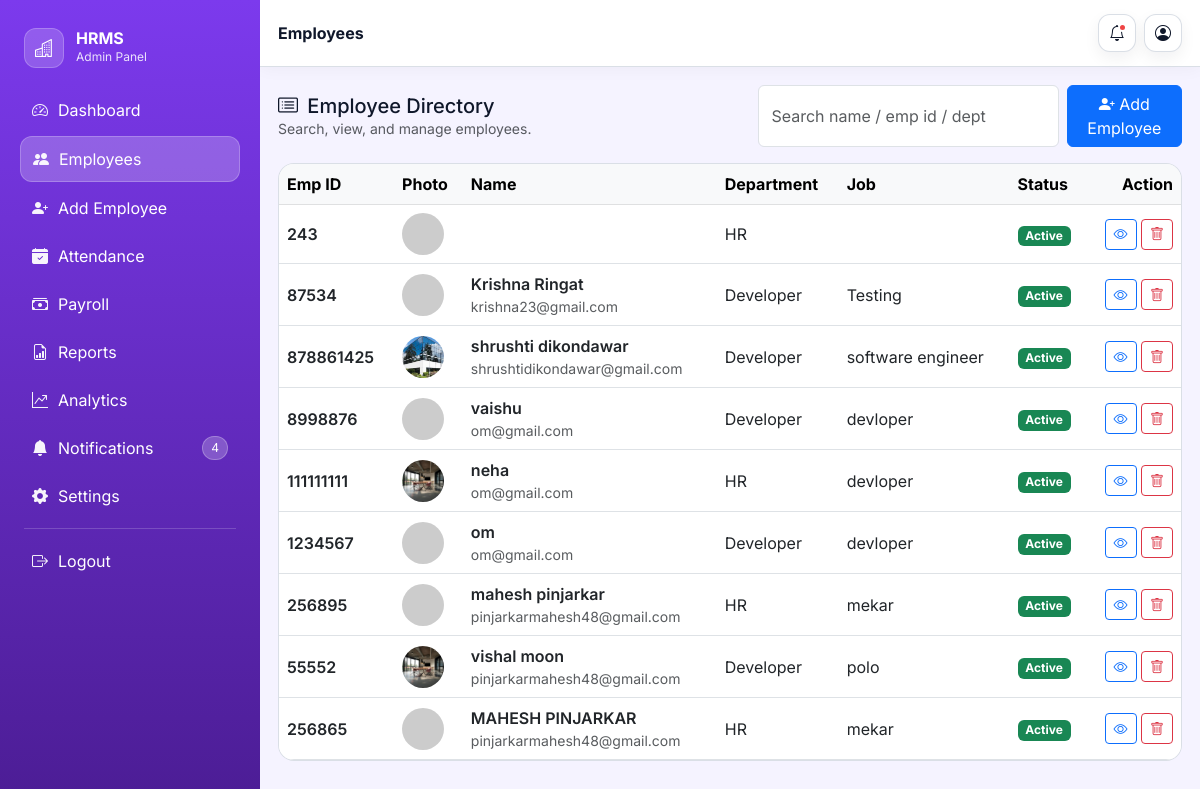
Page /employees (signed in) on the committed database.
### tables this page shows
CREATE TABLE employees (
        id INTEGER PRIMARY KEY AUTOINCREMENT,
        emp_id TEXT,
        name TEXT,
        dob TEXT,
        gender TEXT,
        job_title TEXT,
        department TEXT,
        joining_date TEXT,
        employment_type TEXT,
        manager TEXT,
        location TEXT,
        email TEXT,
        phone TEXT,
        emergency TEXT,
        status TEXT,
        kyc TEXT,
        profile TEXT
    );

### app.py (the view)
@app.route("/employees")
@login_required
def employees():
    conn = sqlite3.connect(DB_PATH)
    cursor = conn.cursor()
    cursor.execute("SELECT * FROM employees ORDER BY id DESC")
    data = cursor.fetchall()
    conn.close()
    return render_template("employees.html", employees=data)

### app.py (called while the page is built)
def login_required(view):
    @wraps(view)
    def wrapped(*args, **kwargs):
        if 'admin' not in session:
            return redirect(url_for("login"))
        return view(*args, **kwargs)
    return wrapped

@app.context_processor
def inject_theme():
    data = {"theme": session.get("theme", "Purple")}
    if 'admin' in session:
        try:
            conn = sqlite3.connect(DB_PATH)
            cursor = conn.cursor()
            cursor.execute("SELECT COUNT(*) FROM notifications WHERE status='unread'")
            data["notif_count"] = cursor.fetchone()[0]
            conn.close()
        except Exception:
            data["notif_count"] = 0
    return data

### templates/employees.html (shortened to what this page needs)
{% extends "base.html" %}
{% set title = "Employees - HRMS" %}
{% set page_title = "Employees" %}
{% set active_page = "employees" %}
{% block content %}
  <div class="d-flex flex-wrap gap-2 align-items-center justify-content-between mb-3">
    <div>
      <div class="h5 mb-0"><i class="bi bi-card-list me-1"></i> Employee Directory</div>
      <div class="text-muted small">Search, view, and manage employees.</div>
    </div>
    <div class="d-flex gap-2">
      <input id="empSearch" class="form-control" style="min-width:240px" placeholder="Search name / emp id / dept">
      <a class="btn btn-primary" href="{{ url_for('add_employee') }}">
        <i class="bi bi-person-plus-fill"></i> Add Employee
      </a>
    </div>
  </div>
  <div class="panel p-0 rounded-4 overflow-hidden">
    <div class="table-responsive">
      <table class="table table-hover align-middle mb-0" id="empTable">
        <thead class="table-light">
          <tr>
            <th>Emp ID</th>
            <th>Photo</th>
            <th>Name</th>
            <th>Department</th>
            <th>Job</th>
            <th>Status</th>
            <th class="text-end">Action</th>
          </tr>
        </thead>
        <tbody>
          {% for emp in employees %}
            <tr>
              <td class="fw-semibold">{{ emp[1] }}</td>
              <td>
                {% if emp[16] %}
                  <img src="/static/uploads/{{ emp[16] }}" style="width:42px;height:42px;border-radius:50%;object-fit:cover;">
                {% else %}
                  <img src="https://via.placeholder.com/42" style="width:42px;height:42px;border-radius:50%;object-fit:cover;">
                {% endif %}
              </td>
              <td>
                <div class="fw-semibold">{{ emp[2] }}</div>
                <div class="text-muted small">{{ emp[11] }}</div>
              </td>
              <td>{{ emp[6] }}</td>
              <td>{{ emp[5] }}</td>
              <td>
                {% if emp[14] == 'Active' %}
                  <span class="badge text-bg-success">Active</span>
                {% else %}
                  <span class="badge text-bg-secondary">{{ emp[14] }}</span>
                {% endif %}
              </td>
              <td class="text-end">
                <a href="/employee/{{ emp[0] }}" class="btn btn-sm btn-outline-primary">
                  <i class="bi bi-eye"></i>
                </a>
                <a href="/delete/{{ emp[0] }}" class="btn btn-sm btn-outline-danger"
                   onclick="return confirm('Are you sure you want to delete this employee?')">
                  <i class="bi bi-trash"></i>
                </a>
              </td>
            </tr>
          {% else %}
            <tr>
              <td colspan="7" class="text-center text-muted py-4">No employees found.</td>
            </tr>
          {% endfor %}
        </tbody>
      </table>
    </div>
  </div>
{% endblock %}

### templates/base.html (shortened to what this page needs)
<!doctype html>
<html lang="en">
<head>
  <link href="https://cdn.jsdelivr.net/npm/bootstrap@5.3.0/dist/css/bootstrap.min.css" rel="stylesheet">
  <link href="https://cdn.jsdelivr.net/npm/bootstrap-icons/font/bootstrap-icons.css" rel="stylesheet">
  <link href="{{ url_for('static', filename='css/app.css') }}" rel="stylesheet">
</head>
<body class="theme-{{ (theme or 'purple')|lower }}">
  <div class="app-shell">
    <aside class="sidebar" id="sidebar">
      <div class="sidebar-brand">
        <div class="brand-icon"><i class="bi bi-buildings"></i></div>
        <div class="brand-text">
          <div class="brand-title">HRMS</div>
          <div class="brand-subtitle">Admin Panel</div>
        </div>
      </div>
      <nav class="sidebar-nav">
        <a class="nav-link {% if active_page=='dashboard' %}active{% endif %}" href="{{ url_for('dashboard') }}">
          <i class="bi bi-speedometer2"></i> Dashboard
        </a>
        <a class="nav-link {% if active_page=='employees' %}active{% endif %}" href="{{ url_for('employees') }}">
          <i class="bi bi-people-fill"></i> Employees
        </a>
        <a class="nav-link {% if active_page=='add_employee' %}active{% endif %}" href="{{ url_for('add_employee') }}">
          <i class="bi bi-person-plus-fill"></i> Add Employee
        </a>
        <a class="nav-link {% if active_page=='attendance' %}active{% endif %}" href="{{ url_for('attendance') }}">
          <i class="bi bi-calendar-check-fill"></i> Attendance
        </a>
        <a class="nav-link {% if active_page=='payroll' %}active{% endif %}" href="{{ url_for('payroll') }}">
          <i class="bi bi-cash-stack"></i> Payroll
        </a>
        <a class="nav-link {% if active_page=='reports' %}active{% endif %}" href="{{ url_for('reports') }}">
          <i class="bi bi-file-earmark-bar-graph"></i> Reports
        </a>
        <a class="nav-link {% if active_page=='analytics' %}active{% endif %}" href="{{ url_for('analytics') }}">
          <i class="bi bi-graph-up-arrow"></i> Analytics
        </a>
        <a class="nav-link {% if active_page=='notifications' %}active{% endif %}" href="{{ url_for('notifications') }}">
          <i class="bi bi-bell-fill"></i> Notifications
          {% if notif_count and notif_count > 0 %}
            <span class="pill">{{ notif_count }}</span>
          {% endif %}
        </a>
        <a class="nav-link {% if active_page=='settings' %}active{% endif %}" href="{{ url_for('settings') }}">
          <i class="bi bi-gear-fill"></i> Settings
        </a>
        <div class="nav-divider"></div>
        <a class="nav-link" href="{{ url_for('logout') }}">
          <i class="bi bi-box-arrow-right"></i> Logout
        </a>
      </nav>
    </aside>
    <div class="main">
      <header class="topbar">
        <div class="topbar-title">
          {% if page_title %}{{ page_title }}{% else %}HRMS{% endif %}
        </div>
        <div class="topbar-actions">
          <a class="icon-btn" href="{{ url_for('notifications') }}" title="Notifications">
            <i class="bi bi-bell"></i>
            {% if notif_count and notif_count > 0 %}
              <span class="badge-dot"></span>
            {% endif %}
          </a>
          <a class="icon-btn" href="{{ url_for('settings') }}" title="Profile / Settings">
            <i class="bi bi-person-circle"></i>
          </a>
        </div>
      </header>
      <main class="content">
        {% block content %}{% endblock %}
      </main>
    </div>
  </div>
</body>
</html>

### static/css/app.css (style rules this page uses)
:root { --bg: #f5f3ff; --surface: #ffffff; --muted: #64748b; --text: #0f172a; --border: rgba(148,163,184,.35); --primary: #7c3aed; --primary-2: #5b21b6; --shadow: 0 10px 25px rgba(15, 23, 42, 0.08); }
body { font-family: Inter, "Segoe UI", system-ui, -apple-system, Arial, sans-serif; background: var(--bg); color: var(--text); }
.theme-purple { --bg:#f5f3ff; --surface:#ffffff; --text:#0f172a; --primary:#7c3aed; --primary-2:#4c1d95; }
.app-shell { display:flex; min-height:100vh; }
.sidebar { width:260px; background: linear-gradient(180deg, var(--primary), var(--primary-2)); color:#fff; padding:18px 14px; position:sticky; top:0; height:100vh; }
.sidebar-brand { display:flex; gap:12px; align-items:center; padding:10px 10px 16px 10px; }
.brand-icon { width:40px; height:40px; display:flex; align-items:center; justify-content:center; background:rgba(255,255,255,.18); border:1px solid rgba(255,255,255,.22); border-radius:12px; font-size:18px; }
.brand-title { font-weight:700; line-height:1.1; }
.brand-subtitle { font-size:12px; opacity:.85; }
.sidebar-nav .nav-link { color:#fff; display:flex; align-items:center; gap:10px; border-radius:12px; padding:10px 12px; margin:4px 6px; text-decoration:none; transition: .15s ease; }
.sidebar-nav .nav-link i { opacity:.95; }
.sidebar-nav .nav-link.active { background: rgba(255,255,255,.22); border:1px solid rgba(255,255,255,.22); }
.nav-divider { height:1px; background: rgba(255,255,255,.18); margin:10px 10px; }
.pill { margin-left:auto; font-size:12px; background: rgba(255,255,255,.22); border:1px solid rgba(255,255,255,.25); padding: 2px 8px; border-radius:999px; }
.main { flex:1; display:flex; flex-direction:column; min-width:0; }
.topbar { background: var(--surface); border-bottom: 1px solid var(--border); padding: 14px 18px; display:flex; align-items:center; justify-content:space-between; gap:14px; box-shadow: 0 2px 16px rgba(15, 23, 42, 0.04); }
.topbar-title { font-weight:700; font-size:16px; }
.topbar-actions { display:flex; align-items:center; gap:8px; }
.icon-btn { width:38px; height:38px; border-radius:12px; border:1px solid var(--border); background: var(--surface); color: var(--text); display:flex; align-items:center; justify-content:center; text-decoration:none; position:relative; box-shadow: 0 6px 16px rgba(15,23,42,.06); }
.badge-dot { position:absolute; top:8px; right:8px; width:9px; height:9px; border-radius:50%; background:#ef4444; border:2px solid var(--surface); }
.content { padding:18px; }
.panel { background: var(--surface); border:1px solid var(--border); }

### rows in the picture
employees: emp "243", department "HR", status "Active"
employees: emp "87534", name "Krishna Ringat", email "krishna23@gmail.com", department "Developer", job_title "Testing", status "Active"
employees: emp "878861425", profile (picture), name "shrushti dikondawar", email "shrushtidikondawar@gmail.com", department "Developer", job_title "software engineer", status "Active"
employees: emp "8998876", name "vaishu", email "om@gmail.com", department "Developer", job_title "devloper", status "Active"
employees: emp "111111111", profile (picture), name "neha", email "om@gmail.com", department "HR", job_title "devloper", status "Active"
employees: emp "1234567", name "om", email "om@gmail.com", department "Developer", job_title "devloper", status "Active"
employees: emp "256895", name "mahesh pinjarkar", email "pinjarkarmahesh48@gmail.com", department "HR", job_title "mekar", status "Active"
employees: emp "55552", profile (picture), name "vishal moon", email "pinjarkarmahesh48@gmail.com", department "Developer", job_title "polo", status "Active"
employees: emp "256865", name "MAHESH PINJARKAR", email "pinjarkarmahesh48@gmail.com", department "HR", job_title "mekar", status "Active"

### other values in the picture
{{ notif_count }} "4"
{{ page_title }} "Employees"
